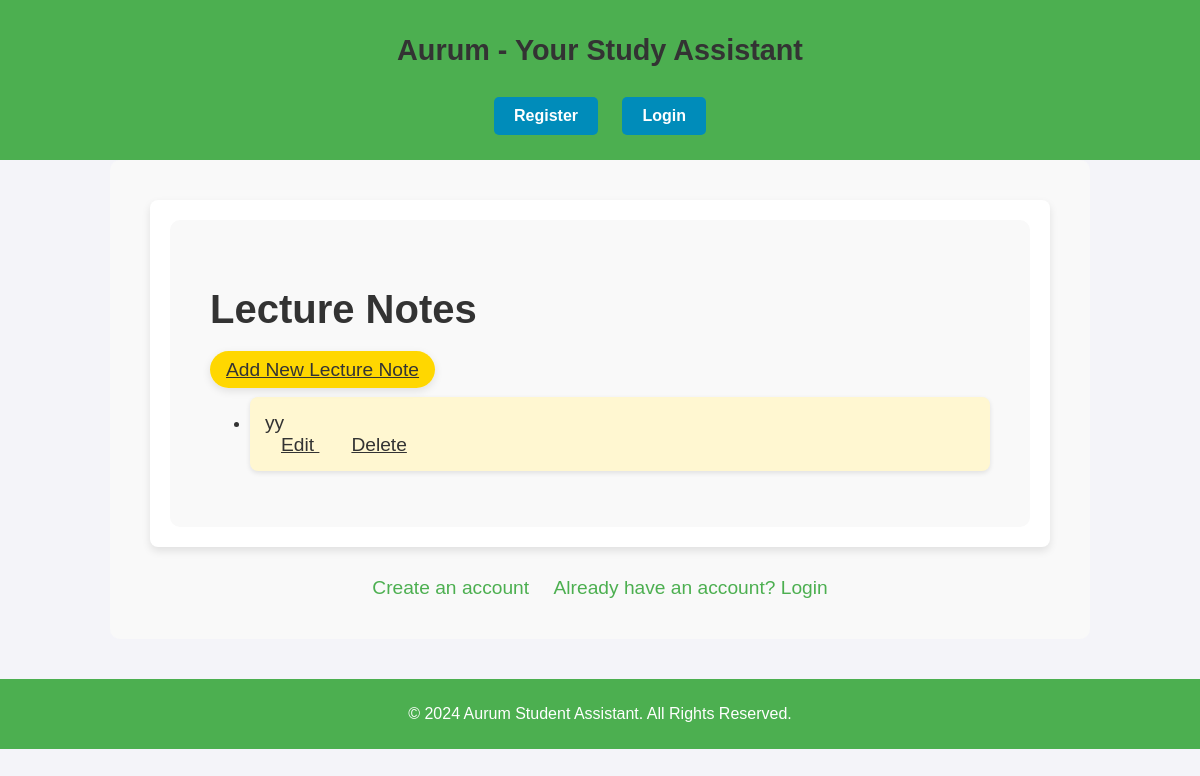
Page /notes/sticky-notes/lecture-notes/ on the earlier database version.
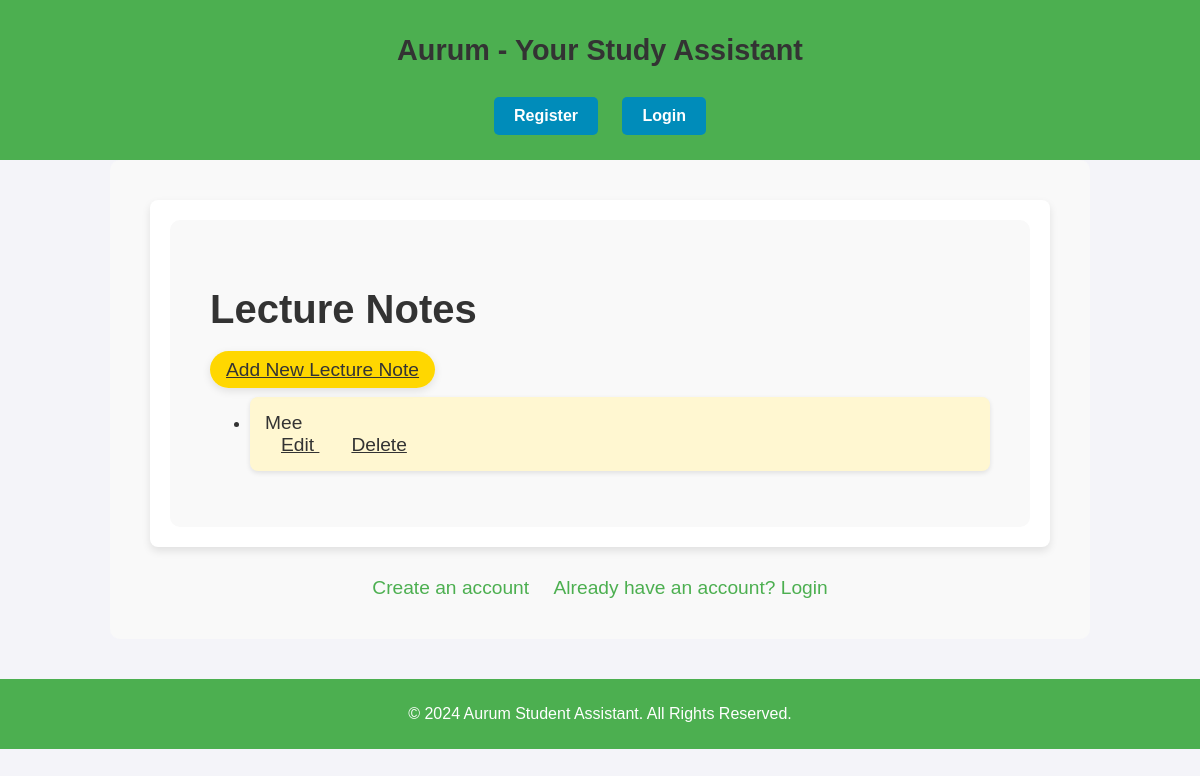
Same page on the later database version.
### notes/models.py (models this page shows, shortened)
class LectureNote(models.Model):
    COURSE_CHOICES = [
        ('Science', 'Science'),
        ('Arts', 'Arts'),
        ('History', 'History'),
        ('Politics', 'Politics'),
        ('Mathematics', 'Mathematics'),
    ]
    user = models.ForeignKey(settings.AUTH_USER_MODEL, on_delete=models.CASCADE, related_name="lecture_notes")
    title = models.CharField(max_length=200)
    course = models.CharField(max_length=50, choices=COURSE_CHOICES)
    lecture_date = models.DateField(auto_now_add=True)
    instructor_name = models.CharField(max_length=200, blank=True)
    last_updated = models.DateTimeField(auto_now=True)
    created_at = models.DateTimeField(auto_now_add=True)
    content = models.TextField()
    subject = models.CharField(max_length=100, blank=True)

### notes/views.py (the view)
# urls.py: path('lecture-notes/', views.lecture_notes_list, name='lecture_notes_list'),
def lecture_notes_list(request):
    notes = LectureNote.objects.all().order_by('-created_at')  # Adjust filtering as needed
    context = {'notes': notes}
    return render(request, 'lecture_note/lecture_notes_list.html', context)

### notes/templates/lecture_note/lecture_notes_list.html (shortened to what this page needs)
{% extends "base.html" %}
{% block content %}
<div class="container py-5">
    <h1 class="text-center mb-4" style="color: #333;">
         Lecture Notes
    </h1>
    <div class="mb-4">
        <a href="{% url 'add_lecture_note' %}" class="btn btn-warning btn-lg">
             Add New Lecture Note
        </a>
    </div>
    {% if notes %}
    <ul class="list-group">
        {% for note in notes %}
        <li class="list-group-item d-flex justify-content-between align-items-center mb-3">
            <a href="{% url 'lecture_note_detail' note.id %}" class="h5 text-dark" style="text-decoration: none;">
                {{ note.title }}
            </a>
            <div>
                <a href="{% url 'edit_lecture_note' note.id %}" class="btn btn-outline-primary btn-sm mx-2">
                     Edit
                </a>
                <a href="{% url 'delete_lecture_note' note.id %}" class="btn btn-outline-danger btn-sm" onclick="return confirm('Are you sure you want to delete this note?');">
                     Delete
                </a>
            </div>
        </li>
        {% endfor %}
    </ul>
    {% else %}
    <p class="text-center">No lecture notes available. Start by adding one!</p>
    {% endif %}
</div>
{% endblock %}

Differences in the rows shown:
removed LectureNote: title "yy"
added LectureNote: title "Mee"
